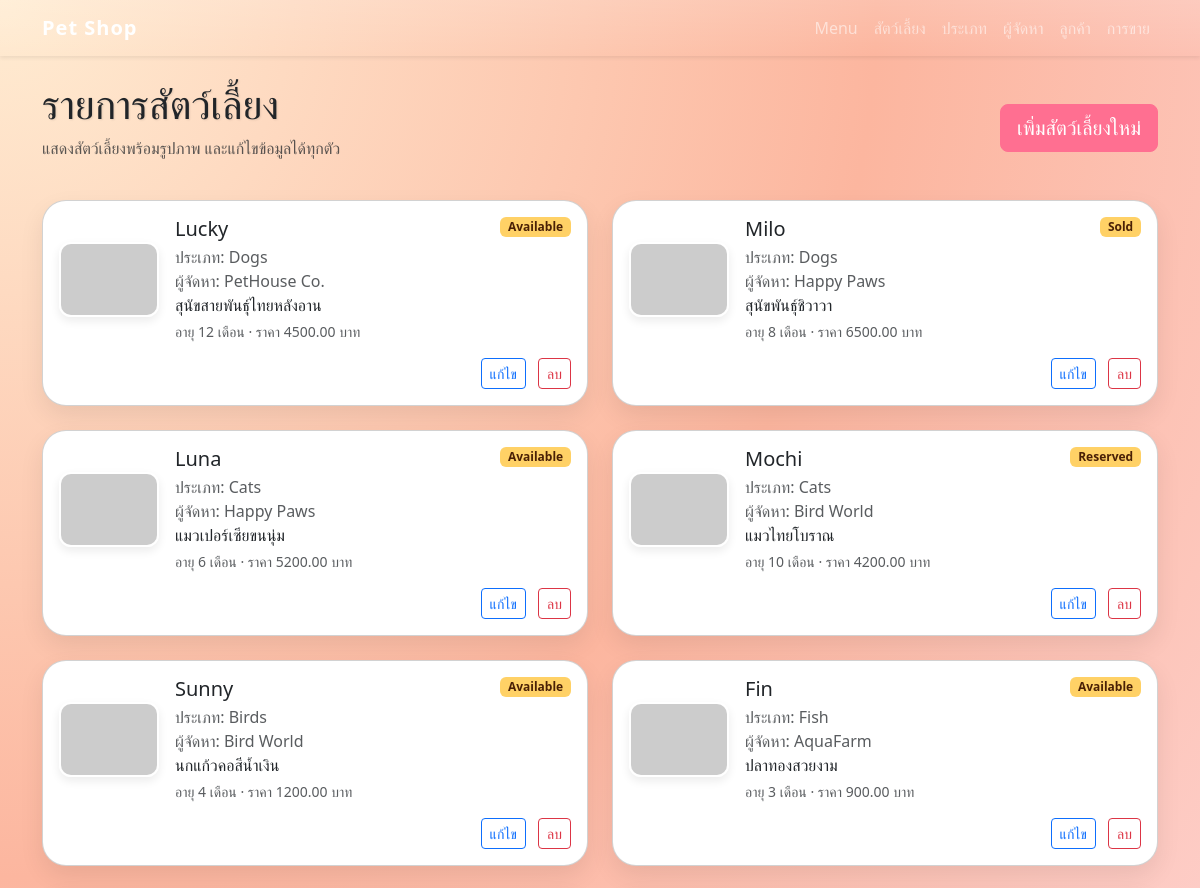
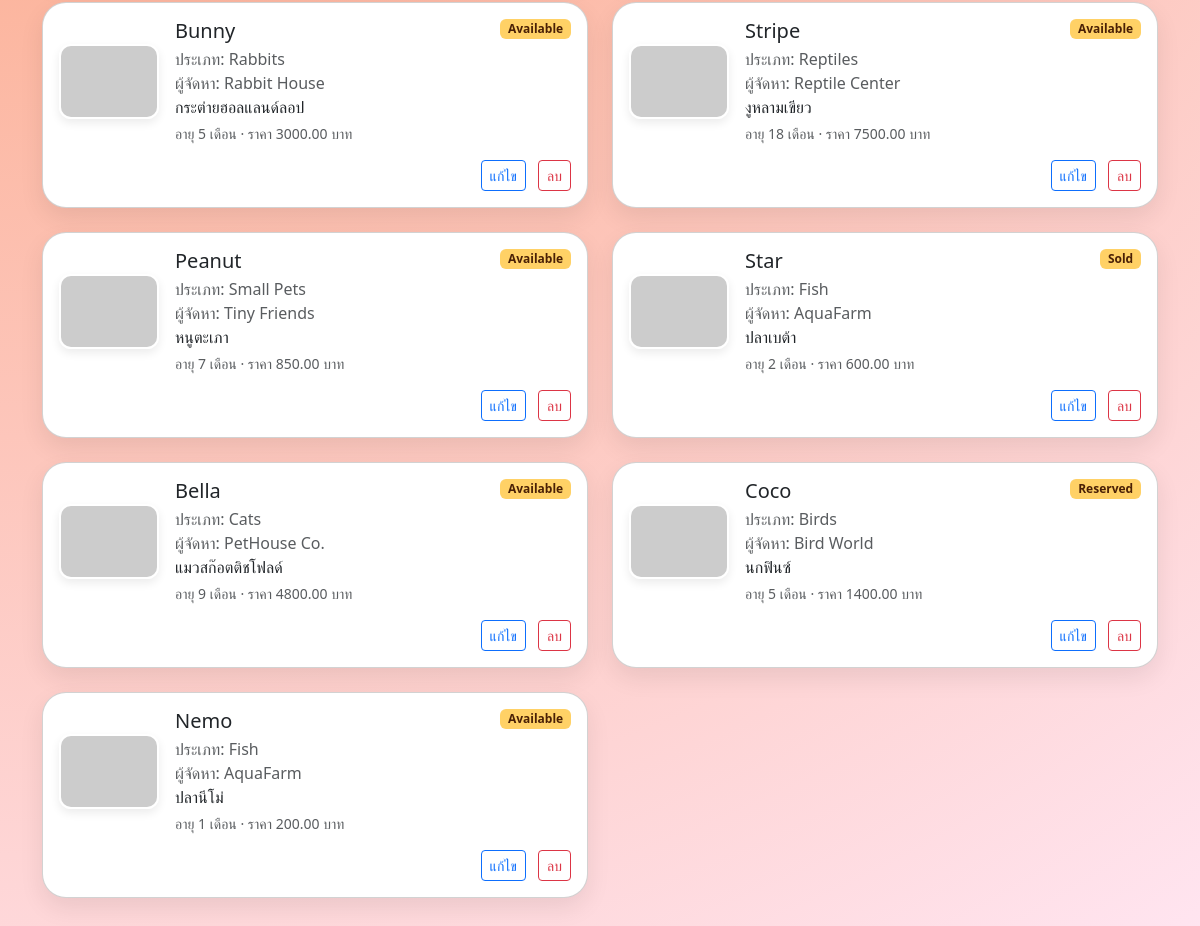
The page / on the database its author committed (2 pictures, top to bottom).
### tables this page shows
CREATE TABLE pets (
    pet_id INTEGER PRIMARY KEY AUTOINCREMENT,
    name VARCHAR(100) NOT NULL,
    category_id INTEGER NOT NULL,
    supplier_id INTEGER NOT NULL,
    age_months INTEGER NOT NULL CHECK(age_months >= 0),
    price DECIMAL(10, 2) NOT NULL CHECK(price > 0),
    status VARCHAR(20) DEFAULT 'Available',
    color VARCHAR(50),
    description TEXT,
    photo_url VARCHAR(255),
    created_at TIMESTAMP DEFAULT CURRENT_TIMESTAMP,
    FOREIGN KEY (category_id) REFERENCES categories(category_id),
    FOREIGN KEY (supplier_id) REFERENCES suppliers(supplier_id)
);

CREATE TABLE categories (
    category_id INTEGER PRIMARY KEY AUTOINCREMENT,
    name VARCHAR(50) NOT NULL UNIQUE,
    description TEXT,
    created_at TIMESTAMP DEFAULT CURRENT_TIMESTAMP
);

CREATE TABLE suppliers (
    supplier_id INTEGER PRIMARY KEY AUTOINCREMENT,
    name VARCHAR(100) NOT NULL,
    email VARCHAR(100),
    phone VARCHAR(20),
    address TEXT,
    city VARCHAR(50),
    created_at TIMESTAMP DEFAULT CURRENT_TIMESTAMP
);

### app.py (the view)
@app.route("/")
def index():
    conn = get_db_connection()
    pets = conn.execute(
        """
        SELECT pets.*, categories.name AS category_name, suppliers.name AS supplier_name
        FROM pets
        LEFT JOIN categories ON pets.category_id = categories.category_id
        LEFT JOIN suppliers ON pets.supplier_id = suppliers.supplier_id
        ORDER BY pets.created_at DESC
        """
    ).fetchall()
    conn.close()
    return render_template("index.html", pets=pets, default_photo_url=default_photo_url())

### app.py (called while the page is built)
def get_db_connection():
    conn = sqlite3.connect(DB_PATH)
    conn.row_factory = sqlite3.Row
    conn.execute("PRAGMA foreign_keys = ON")
    return conn

def default_photo_url():
    return "https://via.placeholder.com/160x120.png?text=Pet+Image"

### templates/index.html
{% extends 'base.html' %}
{% block content %}
<div class="d-flex justify-content-between align-items-center mb-4">
  <div>
    <h1 class="display-6 hero-title">รายการสัตว์เลี้ยง</h1>
    <p class="text-muted">แสดงสัตว์เลี้ยงพร้อมรูปภาพ และแก้ไขข้อมูลได้ทุกตัว</p>
  </div>
  <a href="{{ url_for('create_pet') }}" class="btn btn-primary btn-lg">เพิ่มสัตว์เลี้ยงใหม่</a>
</div>
<div class="row gy-4">
  {% for pet in pets %}
  <div class="col-lg-6">
    <div class="card card-fun p-3">
      <div class="row g-3 align-items-center">
        <div class="col-auto">
          <img src="{{ pet['photo_url'] or default_photo_url }}" alt="{{ pet['name'] }}" class="pet-thumb">
        </div>
        <div class="col">
          <div class="d-flex justify-content-between align-items-start">
            <div>
              <h5 class="mb-1">{{ pet['name'] }}</h5>
              <div class="text-muted">ประเภท: {{ pet['category_name'] or '-' }}</div>
              <div class="text-muted">ผู้จัดหา: {{ pet['supplier_name'] or '-' }}</div>
            </div>
            <span class="badge count-badge">{{ pet['status'] }}</span>
          </div>
          <p class="mb-1">{{ pet['description'] or 'ไม่มีคำอธิบายเพิ่มเติม' }}</p>
          <div class="small text-muted">อายุ {{ pet['age_months'] }} เดือน · ราคา {{ '%.2f'|format(pet['price']) }} บาท</div>
        </div>
      </div>
      <div class="mt-3 text-end">
        <a href="{{ url_for('edit_pet', pet_id=pet['pet_id']) }}" class="btn btn-sm btn-outline-primary me-2">แก้ไข</a>
        <form action="{{ url_for('delete_pet', pet_id=pet['pet_id']) }}" method="post" class="d-inline-block" onsubmit="return confirm('ต้องการลบสัตว์เลี้ยงนี้หรือไม่?');">
          <button type="submit" class="btn btn-sm btn-outline-danger">ลบ</button>
        </form>
      </div>
    </div>
  </div>
  {% else %}
  <div class="col-12 text-center py-5">
    <h4>ยังไม่มีข้อมูลสัตว์เลี้ยง</h4>
    <p class="text-muted">คลิกปุ่มด้านบนเพื่อเพิ่มสัตว์เลี้ยงใหม่</p>
  </div>
  {% endfor %}
</div>
{% endblock %}

### templates/base.html (shortened to what this page needs)
<!doctype html>
<html lang="th">
  <head>
    <link href="https://cdn.jsdelivr.net/npm/bootstrap@5.3.2/dist/css/bootstrap.min.css" rel="stylesheet">
  </head>
  <body>
    <nav class="navbar navbar-expand-lg navbar-dark bg-gradient shadow-sm mb-4" style="background: linear-gradient(90deg, #ff7e5f, #feb47b);">
      <div class="container">
        <a class="navbar-brand" href="{{ url_for('index') }}">Pet Shop</a>
        <div class="collapse navbar-collapse" id="navbarNav">
          <ul class="navbar-nav ms-auto">
            <li class="nav-item"><a class="nav-link" href="{{ url_for('menu') }}">Menu</a></li>
            <li class="nav-item"><a class="nav-link" href="{{ url_for('index') }}">สัตว์เลี้ยง</a></li>
            <li class="nav-item"><a class="nav-link" href="{{ url_for('categories') }}">ประเภท</a></li>
            <li class="nav-item"><a class="nav-link" href="{{ url_for('suppliers') }}">ผู้จัดหา</a></li>
            <li class="nav-item"><a class="nav-link" href="{{ url_for('customers') }}">ลูกค้า</a></li>
            <li class="nav-item"><a class="nav-link" href="{{ url_for('sales') }}">การขาย</a></li>
          </ul>
        </div>
      </div>
    </nav>
    <div class="container mb-5">
      {% block content %}{% endblock %}
    </div>
  </body>
</html>

### templates/base.html (style rules this page uses)
body { background: radial-gradient(circle at top left, #ffecd2, #fcb69f 40%, #ffe5f1 100%); min-height: 100vh; }
.navbar-brand { font-weight: 800; letter-spacing: 1px; }
.pet-thumb { width: 100px; height: 75px; object-fit: cover; border-radius: 12px; border: 2px solid #fff; box-shadow: 0 4px 10px rgba(0, 0, 0, 0.08); }
.card-fun { border-radius: 24px; box-shadow: 0 10px 25px rgba(0, 0, 0, 0.08); }
.hero-title { text-shadow: 1px 1px 2px rgba(0, 0, 0, 0.1); }
.btn-primary { background: #ff6f91; border-color: #ff6f91; }
.count-badge { background: #ffd166; color: #4a2006; }

### rows shown on the page
pets: name "Lucky", name "Dogs", name "PetHouse Co.", status "Available", description "สุนัขสายพันธุ์ไทยหลังอาน", age_months "12", price "4500.00"
pets: name "Milo", name "Dogs", name "Happy Paws", status "Sold", description "สุนัขพันธุ์ชิวาวา", age_months "8", price "6500.00"
pets: name "Luna", name "Cats", name "Happy Paws", status "Available", description "แมวเปอร์เซียขนนุ่ม", age_months "6", price "5200.00"
pets: name "Mochi", name "Cats", name "Bird World", status "Reserved", description "แมวไทยโบราณ", age_months "10", price "4200.00"
pets: name "Sunny", name "Birds", name "Bird World", status "Available", description "นกแก้วคอสีน้ำเงิน", age_months "4", price "1200.00"
pets: name "Fin", name "Fish", name "AquaFarm", status "Available", description "ปลาทองสวยงาม", age_months "3", price "900.00"
pets: name "Bunny", name "Rabbits", name "Rabbit House", status "Available", description "กระต่ายฮอลแลนด์ลอป", age_months "5", price "3000.00"
pets: name "Stripe", name "Reptiles", name "Reptile Center", status "Available", description "งูหลามเขียว", age_months "18", price "7500.00"
pets: name "Peanut", name "Small Pets", name "Tiny Friends", status "Available", description "หนูตะเภา", age_months "7", price "850.00"
pets: name "Star", name "Fish", name "AquaFarm", status "Sold", description "ปลาเบต้า", age_months "2", price "600.00"
pets: name "Bella", name "Cats", name "PetHouse Co.", status "Available", description "แมวสก๊อตติชโฟลด์", age_months "9", price "4800.00"
pets: name "Coco", name "Birds", name "Bird World", status "Reserved", description "นกฟินซ์", age_months "5", price "1400.00"
pets: name "Nemo", name "Fish", name "AquaFarm", status "Available", description "ปลานีโม่", age_months "1", price "200.00"
